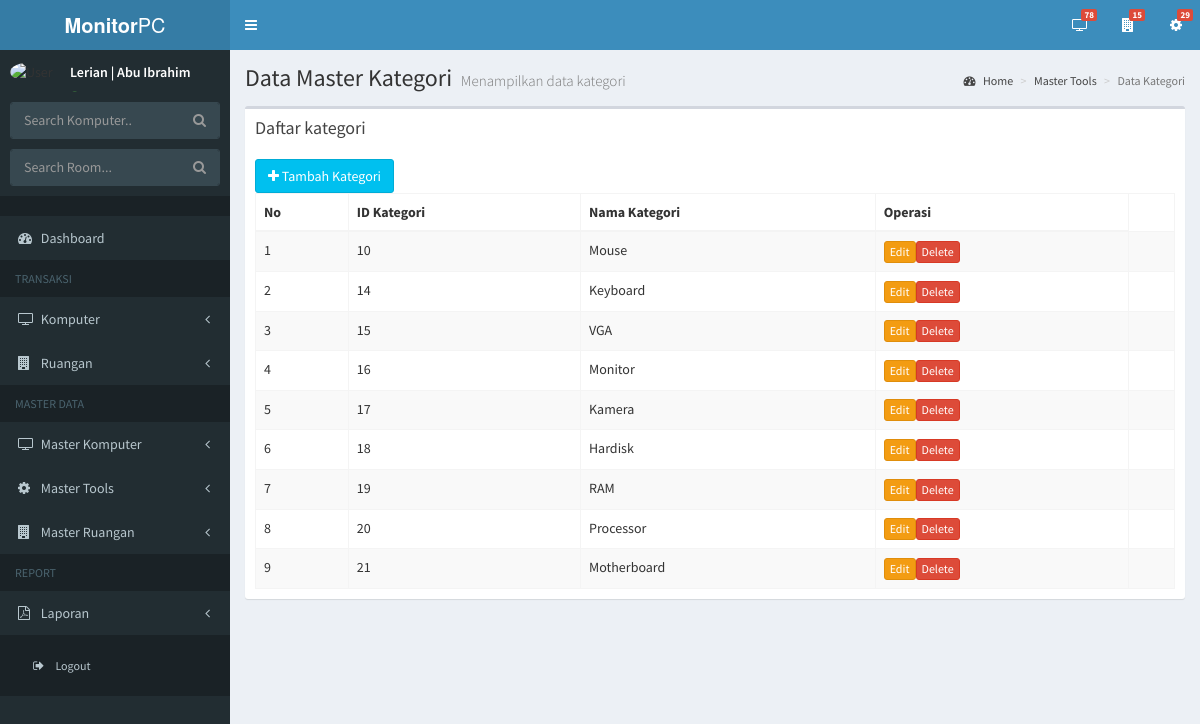
Page /index.php/tools/kategori on the committed database.
### tables this page shows
CREATE TABLE IF NOT EXISTS `tbl_kategori` (
  `id_kategori` int(11) NOT NULL AUTO_INCREMENT,
  `nama_kategori` varchar(30) NOT NULL,
  PRIMARY KEY (`id_kategori`),
  UNIQUE KEY `nama_kategori` (`nama_kategori`)
);

### application/controllers/Tools.php (called while the page is built, shortened)
<?php
class Tools extends CI_Controller{
  function __construct()
    {
      $this->load->model(array('Model_tools','Model_ruangan','Model_komputer'));
    }
  function kategori()
  {
    $data['list_tools']= $this->Model_tools->tampilkan_data();
    $data['list_ruangan']= $this->Model_ruangan->tampilkan_data();
    $data['list_komputer']= $this->Model_komputer->tampilkan_data();
    $data['list_kategori']= $this->Model_tools->tampilkan_dataktgr();
    $this->load->view('layout/header',$data);
    $this->load->view('layout/side');
    $this->load->view('Tools/data_kategori',$data);
    $this->load->view('layout/footer');
  }
}

### index.php (called while the page is built, shortened)
<?php
require_once BASEPATH.'core/CodeIgniter.php';

### application/models/Model_tools.php (called while the page is built, shortened)
<?php
class Model_Tools extends CI_Model{
  function tampilkan_data()
  {
    $this->db->order_by('id_tools','asc');
    return $this->db->get('v_mtools');
  }
  function tampilkan_dataktgr()
  {
    $this->db->order_by('id_kategori','asc');
    return $this->db->get('tbl_kategori');
  }
}

### application/views/Tools/data_kategori.php (the view, shortened to what this page needs)
<div class="content-wrapper">
  <section class="content-header">
    <h1>
      Data Master Kategori
      <small>Menampilkan data kategori</small>
    </h1>
    <ol class="breadcrumb">
      <li><a href="#"><i class="fa fa-dashboard"></i> Home</a></li>
      <li><a href="#">Master Tools</a></li>
      <li class="active">Data Kategori</li>
    </ol>
  </section>
  <section class="content">
    <div class="row">
      <div class="col-xs-12">
        <div class="box">
          <div class="box-header">
            <h3 class="box-title">Daftar kategori</h3>
          </div>
          <div class="box-body">
            <div class="btn-group">
              <button type="button" class="btn btn-info" data-toggle="modal" data-target="#tambah-kategori"><i class="fa fa-plus"></i>  Tambah Kategori</button>
            </div>
            <table id="example1" class="table table-bordered table-striped">
              <thead>
              <tr>
                <th>No</th>
                <th>ID Kategori</th>
                <th>Nama Kategori</th>
                <th>Operasi</th>
              </tr>
              </thead>
              <tbody>
            <?php
              $no=1;
              foreach ($list_kategori->result() as $lkt)
              {
              echo "<tr>
                    <td>$no</td>
                    <td>$lkt->id_kategori</td>
                    <td>$lkt->nama_kategori</td>
                    <td>"
                      .anchor('Tools/editktg/'.$lkt->id_kategori,'Edit', array('class' => 'btn btn-xs btn-warning','target'=>'edit','data-toggle'=>'modal','data-target'=>'#edit-kategori'))
                      .anchor('Tools/deletektg/'.$lkt->id_kategori,'Delete', array('class' => 'btn btn-xs btn-danger')).
                    "<td>
                    </tr>";
                  $no++;
                }
                ?>
              </tbody>
            </table>
          </div>
        </div>
      </div>
    </div>
  </section>
</div>

### rows in the picture
tbl_kategori: id_kategori "10", nama_kategori "Mouse", id_kategori "Edit", id_kategori "Delete"
tbl_kategori: id_kategori "14", nama_kategori "Keyboard", id_kategori "Edit", id_kategori "Delete"
tbl_kategori: id_kategori "15", nama_kategori "VGA", id_kategori "Edit", id_kategori "Delete"
tbl_kategori: id_kategori "16", nama_kategori "Monitor", id_kategori "Edit", id_kategori "Delete"
tbl_kategori: id_kategori "17", nama_kategori "Kamera", id_kategori "Edit", id_kategori "Delete"
tbl_kategori: id_kategori "18", nama_kategori "Hardisk", id_kategori "Edit", id_kategori "Delete"
tbl_kategori: id_kategori "19", nama_kategori "RAM", id_kategori "Edit", id_kategori "Delete"
tbl_kategori: id_kategori "20", nama_kategori "Processor", id_kategori "Edit", id_kategori "Delete"
tbl_kategori: id_kategori "21", nama_kategori "Motherboard", id_kategori "Edit", id_kategori "Delete"

### other values in the picture
$list_komputer->num_rows() "78"
$list_ruangan->num_rows() "15"
$list_tools->num_rows() "29"
